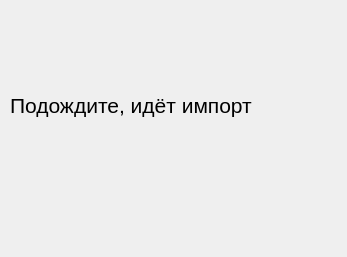
<?xml version="1.0" encoding="UTF-8"?>
<ui version="4.0">
 <class>WaitingWidget</class>
 <widget class="QWidget" name="WaitingWidget">
  <property name="enabled">
   <bool>true</bool>
  </property>
  <property name="geometry">
   <rect>
    <x>0</x>
    <y>0</y>
    <width>347</width>
    <height>257</height>
   </rect>
  </property>
  <property name="windowTitle">
   <string>Подождите</string>
  </property>
  <widget class="QLabel" name="label">
   <property name="geometry">
    <rect>
     <x>10</x>
     <y>30</y>
     <width>331</width>
     <height>151</height>
    </rect>
   </property>
   <property name="font">
    <font>
     <pointsize>16</pointsize>
     <strikeout>false</strikeout>
     <stylestrategy>PreferAntialias</stylestrategy>
    </font>
   </property>
   <property name="text">
    <string>Подождите, идёт импорт</string>
   </property>
   <property name="textFormat">
    <enum>Qt::AutoText</enum>
   </property>
  </widget>
 </widget>
 <resources/>
 <connections/>
</ui>
